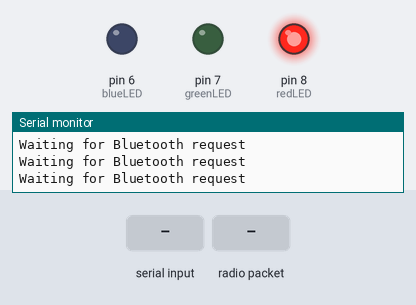
This sketch was run on a simulated Arduino Uno, built with avr-gcc and run on an emulated ATmega328P. Parts: output pins drawn as LEDs (lit = HIGH), the last lines printed to the serial monitor. Dashed ring = blinking. The test bench sets the inputs (shaded band). No radio packets arrive unless stated; pins used as bus, display or sensor lines are not drawn.

Above: at 4.9 s.
5.0 s: "1" received over the second serial link
At 5.25 s:
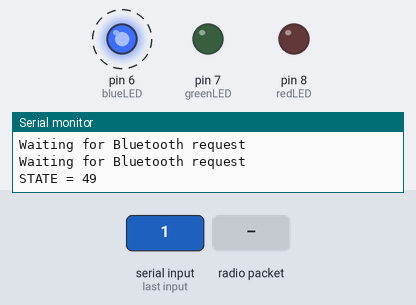
8.0 s: radio packet "1" arrives
At 9.5 s:
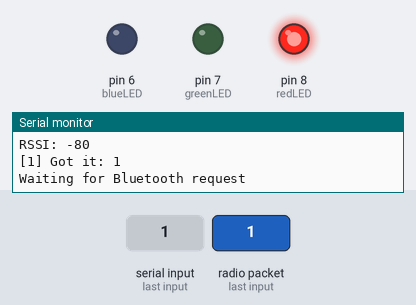
Timing chart, 0 to 11.0 s (numbered marks = the images above; inputs shaded):
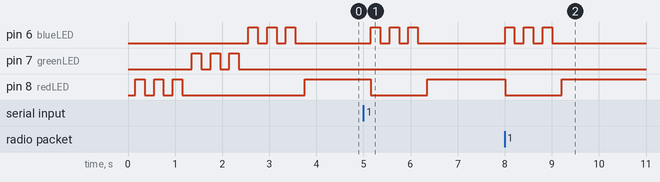

The sketch:

User_Module.ino
```cpp
//Bluetooth
#include <SoftwareSerial.h>
#define RxD 4
#define TxD 5
SoftwareSerial Bluetooth(TxD,RxD);
int STATE = 0;

//Pins and LEDs
#define redLED 8
#define greenLED 7
#define blueLED 6

//Constants
#define DELAY 1000
#define TIMEOUT_TIME 10000

//Strings
String requestString = "request";
int requestString_size = 9;
String receivedString = "";

//LoRa RM_RF95

  //Libraries
  #include <SPI.h>
  #include <RH_RF95.h>

  //Pins ¡¡¡NO CAMBIAR!!!
  #define RFM95_CS 10
  #define RFM95_RST 9
  #define RFM95_INT 2

  // Change to 434.0 or other frequency, must match RX's freq!
  #define RF95_FREQ 868.0

  // Singleton instance of the radio driver
  RH_RF95 rf95(RFM95_CS, RFM95_INT);

//SETUP
void setup() {

  //Serial begin
  while (!Serial);
  Serial.begin(9600);
  delay(100);

  //Bluetooth
  Bluetooth.begin(9600);

  pinMode(RxD, OUTPUT);
  pinMode(TxD, INPUT);

  //Title
  Serial.println("User_Module.");
  Serial.println("by Alfonso Forcen");
  Serial.println();

  //LoRa settings

    //Pin setup
    pinMode(RFM95_RST, OUTPUT);
    digitalWrite(RFM95_RST, HIGH);

    //Manual reset
    digitalWrite(RFM95_RST, LOW);
    delay(10);
    digitalWrite(RFM95_RST, HIGH);
    delay(10);

    //LoRa initialization
    Serial.println("LoRa radio initialization...");
    //Possible failure -> wait 5secs and retry
    while (!rf95.init()) {
      Serial.println("LoRa radio init failed");
      Serial.println("\nRetrying in 5secs...");
      delay(5000);
      Serial.println("Retrying");
      //while (1);
    }
    Serial.println("LoRa radio init OK!");

    //Setting frequency
    /*Defaults after init are 434.0MHz, modulation GFSK_Rb250Fd250, +13dbM*/
    Serial.print("Setting Frequency to: ");
    Serial.println(RF95_FREQ);
    while (!rf95.setFrequency(RF95_FREQ)) { //868MHz this case, RFM95
      Serial.println("setFrequency failed");
      Serial.println("\nRetrying in 5secs...");
      delay(5000);
      Serial.println("Retrying");
      //while (1);
    }

    //Setting maximum power of transmission
    /* Defaults after init are 434.0MHz, 13dBm, Bw = 125 kHz, Cr = 4/5, Sf = 128chips/symbol, CRC on
    // The default transmitter power is 13dBm, using PA_BOOST.
    // If you are using RFM95/96/97/98 modules which uses the PA_BOOST transmitter pin, then
    // you can set transmitter powers from 5 to 23 dBm:*/
    rf95.setTxPower(23, false);

  //Pins
  pinMode(redLED, OUTPUT);
  pinMode(greenLED, OUTPUT);
  pinMode(blueLED, OUTPUT);
  digitalWrite(redLED, HIGH);
  digitalWrite(greenLED, LOW);
  digitalWrite(blueLED, LOW);

  //Be sure every single LED is working
  checkLEDs();

}

void makeLEDBlink (int LED) {


    //Make green LED blink to show success
    int i = 0;
    digitalWrite(redLED, LOW);
    for(i = 0; i < 3; i++) {

      digitalWrite(LED, HIGH);
      delay(200);
      digitalWrite(LED, LOW);
      delay(200);

    }
    digitalWrite(redLED, HIGH);

}

void checkLEDs() {

    makeLEDBlink(redLED);
    makeLEDBlink(greenLED);
    makeLEDBlink(blueLED);

}

//Returns true if success, false if error
bool receiveLoRa () {

  uint8_t buf[RH_RF95_MAX_MESSAGE_LEN];
  uint8_t len = sizeof(buf);
  Serial.println("Waiting for reply...");
  delay(10);

  //Set timeout in case does not work
  if (rf95.waitAvailableTimeout(TIMEOUT_TIME)) { //10secs

    //Should be a reply message for us now
    if (rf95.recv(buf, &len)) {

      Serial.print("Got reply: ");
      Serial.println((char*)buf);
      receivedString = (char*)buf;
      Serial.print("RSSI: ");
      Serial.println(rf95.lastRssi(), DEC);

    } else {

      Serial.println("Receive failed");

    }

  } else {

    Serial.println("No reply, is there a listener around?");

  }

}

//Returns true if success, false if error
bool sendLoRa (String msg, int msg_size){

  //Prepare and send the message
  char char_msg[msg_size];
  strcpy(char_msg, msg.c_str());
  msg[msg_size-1] = 0; //def
  rf95.send((uint8_t *)char_msg, msg_size);

  //Wait for message sent
  Serial.println("Waiting for packet to complete...");
  delay(10);
  rf95.waitPacketSent();

}

void loop() {

  //Check if phone is requesting

  Serial.println("Waiting for Bluetooth request");
  if (Bluetooth.available() > 0) {

    //Read the request
    STATE = Bluetooth.read();
    Serial.print("STATE = ");
    Serial.println(STATE);

    //STATE = '1';

    //Request received from phone
    if (STATE == '1') {

      makeLEDBlink(blueLED);

      //Send the request to collar
      Serial.println("Sending radio request.");
      sendLoRa(requestString, requestString_size);
      Serial.print("Sending 'request'");

      //Wait to receive the answer from the collar
      Serial.println("Waiting for receive GPS.");
      receiveLoRa();
      Serial.print("[1] Got it: ");
      Serial.println(receivedString);

      Bluetooth.print(receivedString);

      makeLEDBlink(blueLED);

      STATE = 0;

    }

  }

  delay(200);

}
```

Measured:
- after the input at 5.0 s, pin 6 (blueLED): alternates HIGH for 0.20 s and LOW for 0.20 s, 6 changes in all, then stays LOW, starting after 0.16 s; pin 8 (redLED): HIGH → LOW after 0.16 s, → HIGH 1.2 s later
- after the input at 8.0 s, pin 8 (redLED): HIGH → LOW after 0.01 s instead of 8.5 s
